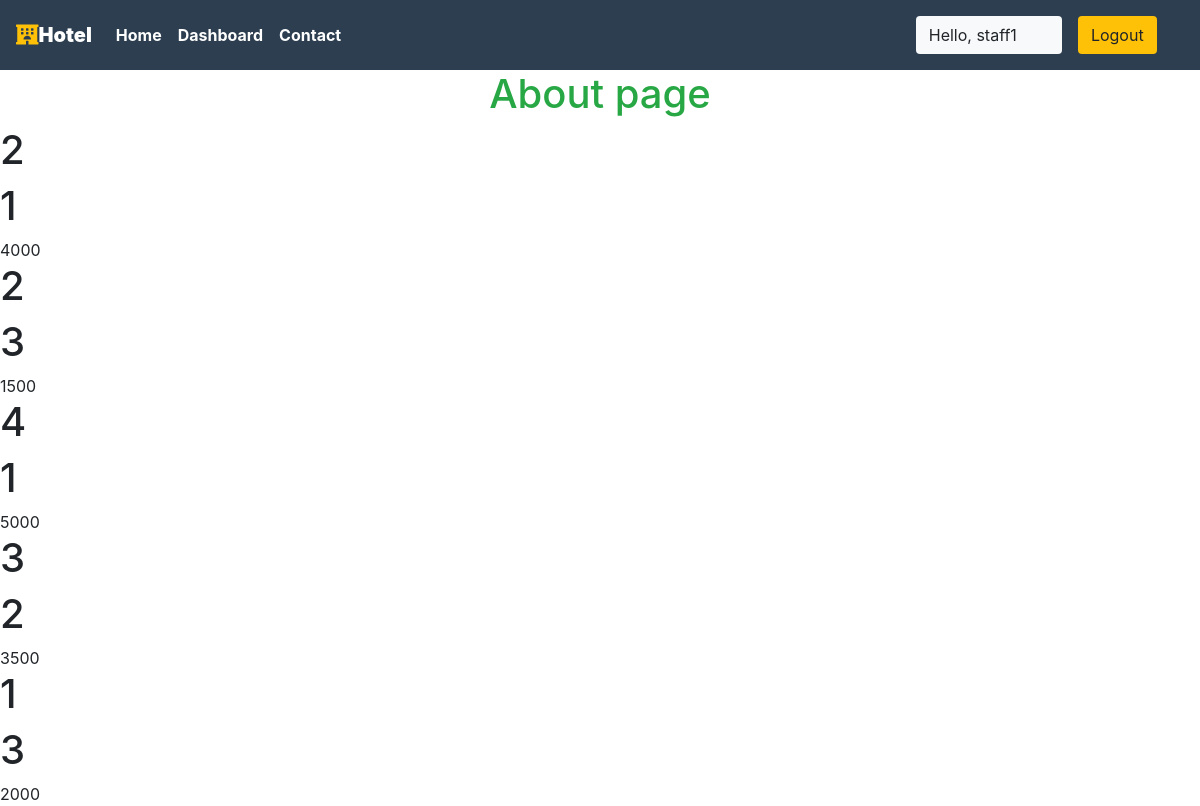
The app's page /about (signed in) with its own data.
### main/models.py (models this page shows, shortened)
class CustomUser(AbstractUser):
     date_of_birth = models.DateField(verbose_name=_("Date of birth"), blank=True, null=True)
     address1 = models.CharField(verbose_name=_("Address line 1"), max_length=1024, blank=True, null=True)
     zip_code = models.CharField(verbose_name=_("Postal Code"), max_length=12, blank=True, null=True)
     city = models.CharField(verbose_name=_("City"), max_length=1024, blank=True, null=True)
     country = CountryField(blank=True, null=True)
     phone_regex = RegexValidator(regex=r"^\+(?:[0-9]●?){6,14}[0-9]$", message=_("Enter a valid international mobile phone number starting with +(country code)"))
     mobile_phone = models.CharField(validators=[phone_regex], verbose_name=_("Mobile phone"), max_length=17, blank=True, null=True)
     photo = models.ImageField(verbose_name=_("Photo"), upload_to='photos/', default='photos/default-user-avatar.png')
     class Meta:
         ordering = ['last_name']

class Room(models.Model):
    ROOM_STATUS = (
    ("1", "available"),
    ("2", "not available"),
    )
    ROOM_TYPE = (
    ("1", "Premium"),
    ("2", "Deluxe"),
    ("3","Economi"),
    )
    id = models.AutoField(primary_key=True)
    room_type = models.CharField(max_length=50,choices = ROOM_TYPE)
    capacity = models.IntegerField()
    price = models.IntegerField()
    size = models.IntegerField()
    hotel = models.ForeignKey(Hotel, on_delete = models.CASCADE)
    status = models.CharField(choices =ROOM_STATUS,max_length = 15)
    roomnumber = models.IntegerField()
    photo=models.ImageField(upload_to='room/', null=True, blank=True)
    Services=models.CharField(max_length=30,null=True)

### main/views.py (the view)
# urls.py: path('about', views.aboutpage,name="aboutpage"),
def aboutpage(request):
    q = Room.objects.all()
    return render(request, 'about.html',{"data":q})

### main/templatetags/app_tags.py (called while the page is built)
@register.filter(name='has_group')
def has_group(user, group_name):
    group = Group.objects.get(name=group_name)
    return True if group in user.groups.all() else False

### templates/about.html (shortened to what this page needs)
{% extends 'basic.html' %}
{% block body %}
<h1 class="text-center text-success">About page </h1>
{% for d in data %}
<h1>{{d.capacity}}</h1>
<h1>{{d.room_type}}</h1>
<span class="shop-item-price">{{d.price}} </span>
{% endfor %}
{% endblock body %}

### templates/basic.html (shortened to what this page needs)
{% load static %}
{% load app_tags %}
<!DOCTYPE html>
<!DOCTYPE html>
<html lang="en">
<head>
    <link rel="stylesheet" href="https://use.fontawesome.com/releases/v5.7.0/css/all.css"
>
    <link rel="stylesheet" href="{% static 'bootstrap\bootstrap.css' %}">
    <link rel="stylesheet" href="https://maxcdn.bootstrapcdn.com/bootstrap/4.5.0/css/bootstrap.min.css">
</head>
<body style="dbackground-image: url('https://source.unsplash.com/random');height: 100%;">
    <div class="container-fluid px-0">
        <nav class="navbar navbar-expand-lg navbar-dark font-weight-bold" style="background-color: #2C3E50;">
            <a class="navbar-brand text-bold bg-black " href="/"><i class="fas fa-hotel text-warning"></i><b>Hotel
                </b></a>
            <div class="collapse navbar-collapse " id="navbarSupportedContent">
                <ul class="navbar-nav mr-auto ">
                    <li class="nav-item active">
                        <a class="nav-link text-bold " href="/"> Home</a>
                    </li>
                    {% if request.user|has_group:"hotel_owner" %}
                    <li class="nav-item active">
                        <a class="nav-link text-bold" href="/staff/panel">Dashboard </a>
                    </li>
                    {% elif user.is_staff == False and user.is_authenticated %}
                    <li class="nav-item active">
                        <a class="nav-link text-bold" href="/user/bookings">My Bookings </a>
                    </li>
                    {% endif %}
                    <li class="nav-item active">
                        <a class="nav-link text-bold" href="/contact">Contact </a>
                    </li>
                </ul>
                {% if user.is_authenticated %}
                <button class="btn btn-group bg-light" data-toggle="modal" data-target="#forlogin">
                    Hello, {{request.user.username}}
                    <a href="/logout" class="nav-link">
                        <button class="btn btn-group bg-warning" data-toggle="modal" data-target="#forlogin">
                            Logout
                        </button></a>&nbsp; &nbsp;
                </button>
                {% endif %}
            </div>
        </nav>
    </div>
    {% block body %}
    {% endblock body %}
</body>
</html>

### templates/basic.html (style rules this page uses)
a { text-decoration: none; }

### records on screen
CustomUser: user.username "staff1"
Room: capacity "2", room_type "1", price "4000"
Room: capacity "2", room_type "3", price "1500"
Room: capacity "4", room_type "1", price "5000"
Room: capacity "3", room_type "2", price "3500"
Room: capacity "1", room_type "3", price "2000"
